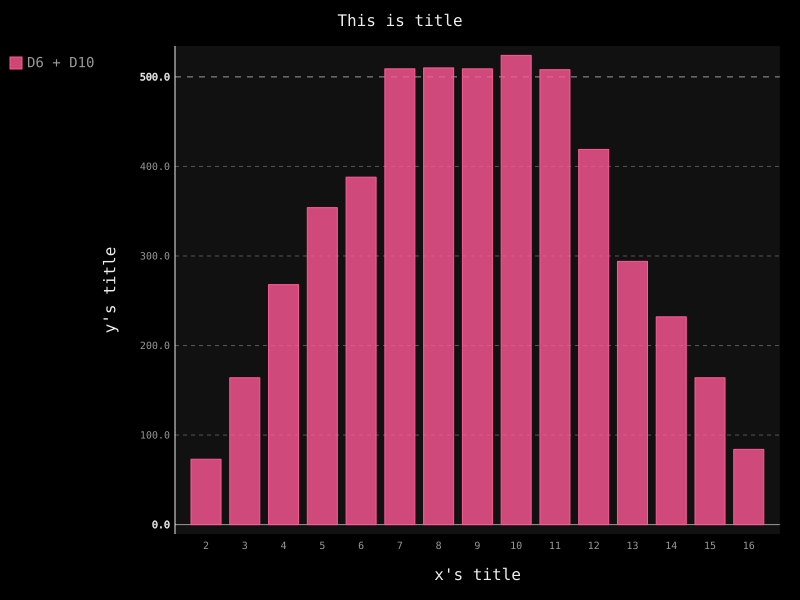

The Python source for this figure:
from die import Diee
import pygal

die = Diee(6)
die2 = Diee(10)

results = []

for roll_num in range(5000):
    result = die.roll() + die2.roll()
    results.append(result)

# 分析结果
frequencies = []
for value in range(2, die.num_sides + die2.num_sides + 1):
    frequency = results.count(value)
    frequencies.append(frequency)
print(frequencies)

# 对结构进行可视化
hist = pygal.Bar()

hist.title = 'This is title'
hist.x_labels = ['2', '3', '4', '5', '6', '7', '8', '9', '10', '11', '12', '13', '14', '15', '16']
hist.x_title = "x's title"
hist.y_title = "y's title"

hist.add('D6 + D10', frequencies)
hist.render_to_file('die_visual.svg')
